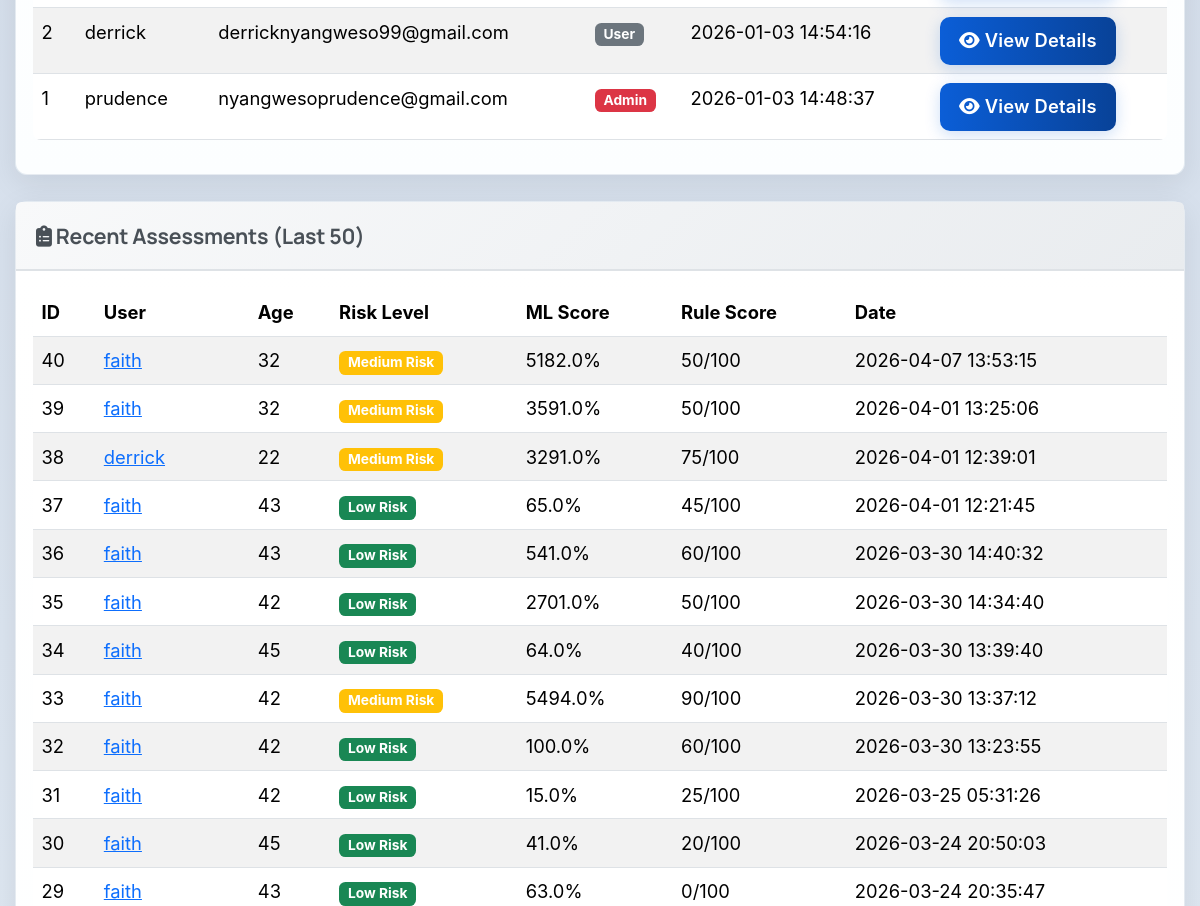
Page /admin (signed in, middle part) on the earlier database version.
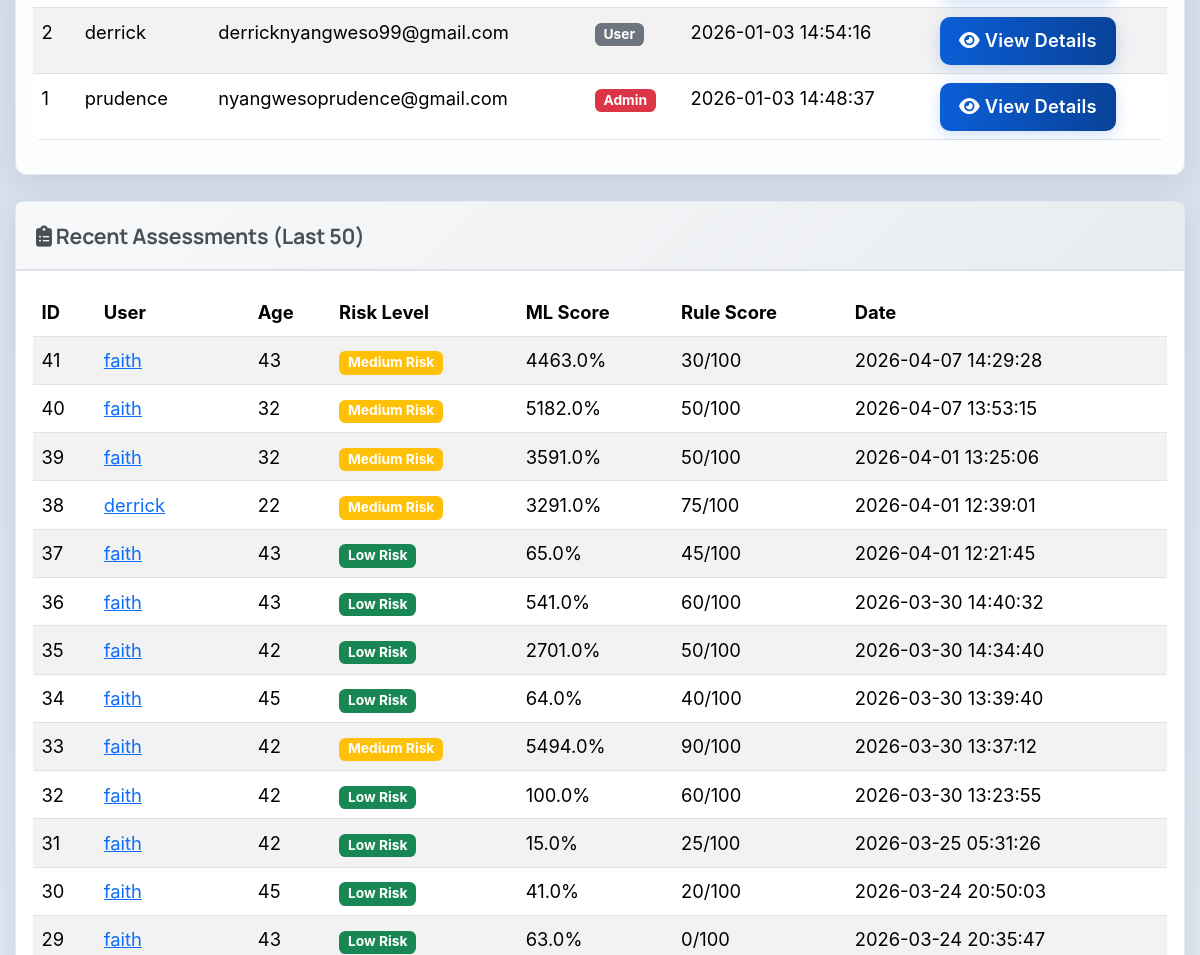
Same page on the later database version.
### tables this page shows
CREATE TABLE users (
            id INTEGER PRIMARY KEY AUTOINCREMENT,
            username TEXT UNIQUE NOT NULL,
            email TEXT UNIQUE NOT NULL,
            password TEXT NOT NULL,
            created_at TIMESTAMP DEFAULT CURRENT_TIMESTAMP
        , is_admin INTEGER DEFAULT 0);

CREATE TABLE assessments (
            id INTEGER PRIMARY KEY AUTOINCREMENT,
            user_id INTEGER NOT NULL,
            age INTEGER,
            gender TEXT,
            marital_status TEXT,
            employment_status TEXT,
            income REAL,
            children INTEGER,
            education_level TEXT,
            residence_type TEXT,
            chronic_illness TEXT,
            family_size INTEGER,
            healthcare_knowledge TEXT,
            hospital_visit_gap REAL,
            routine_checkups INTEGER,
            cancer_screening INTEGER,
            dental_checkup INTEGER,
            mental_health_support INTEGER,
            risk_level TEXT,
            probability REAL,
            created_at TIMESTAMP DEFAULT CURRENT_TIMESTAMP, rule_based_score INTEGER DEFAULT 0, rule_based_category TEXT DEFAULT "Unknown",
            FOREIGN KEY (user_id) REFERENCES users (id)
        );

### app.py (the view)
@app.route('/admin')
@admin_required
def admin_dashboard():
    conn = get_db_connection()
    users = conn.execute('SELECT * FROM users ORDER BY created_at DESC').fetchall()
    total_assessments = conn.execute('SELECT COUNT(*) as count FROM assessments').fetchone()['count']
    recent_assessments = conn.execute('''
        SELECT a.*, u.username, u.email
        FROM assessments a
        JOIN users u ON a.user_id = u.id
        ORDER BY a.created_at DESC
        LIMIT 50
    ''').fetchall()
    conn.close()
    return render_template('admin_dashboard.html',
                          username=session.get('username'),
                          users=users,
                          total_assessments=total_assessments,
                          recent_assessments=recent_assessments)

### app.py (called while the page is built)
@app.context_processor
def inject_assessment_results():
    return {
        'has_results': session.get('assessment_result') is not None,
        'assessment_result': session.get('assessment_result'),
        'assessment_user_data': session.get('user_data')
    }

def get_db_connection():
    conn = sqlite3.connect(DATABASE)
    conn.row_factory = sqlite3.Row
    return conn

def is_admin():
    return bool(session.get('logged_in')) and session.get('is_admin', 0) == 1

def admin_required(f):
    from functools import wraps
    @wraps(f)
    def decorated_function(*args, **kwargs):
        if not session.get('logged_in'):
            flash('Please log in to access this page.', 'warning')
            return redirect(url_for('login'))
        if not is_admin():
            flash('Access denied. Admin privileges required.', 'danger')
            return redirect(url_for('index'))
        return f(*args, **kwargs)
    return decorated_function

### templates/admin_dashboard.html (shortened to what this page needs)
{% extends 'base.html' %}
{% block extra_css %}
<link rel="stylesheet" href="{{ url_for('static', filename='css/admin.css') }}">
{% endblock %}
{% block content %}
<div class="container mt-5">
    <div class="card mb-4">
        <div class="card-body">
            <div class="table-responsive">
                <table class="table table-striped table-hover">
                    <tbody>
                        {% for user in users %}
                        <tr>
                            <td>{{ user.id }}</td>
                            <td>{{ user.username }}</td>
                            <td>{{ user.email }}</td>
                            <td>
                                {% if user.is_admin == 1 %}
                                <span class="badge bg-danger">Admin</span>
                                {% else %}
                                <span class="badge bg-secondary">User</span>
                                {% endif %}
                            </td>
                            <td>{{ user.created_at }}</td>
                            <td>
                                <a href="{{ url_for('admin_view_user', user_id=user.id) }}" class="btn btn-sm btn-primary">
                                    <i class="fas fa-eye"></i> View Details
                                </a>
                            </td>
                        </tr>
                        {% endfor %}
                    </tbody>
                </table>
            </div>
        </div>
    </div>
    <div class="card">
        <div class="card-header">
            <h5><i class="fas fa-clipboard-list"></i> Recent Assessments (Last 50)</h5>
        </div>
        <div class="card-body">
            <div class="table-responsive">
                <table class="table table-striped table-hover">
                    <thead>
                        <tr>
                            <th>ID</th>
                            <th>User</th>
                            <th>Age</th>
                            <th>Risk Level</th>
                            <th>ML Score</th>
                            <th>Rule Score</th>
                            <th>Date</th>
                        </tr>
                    </thead>
                    <tbody>
                        {% for assessment in recent_assessments %}
                        <tr>
                            <td>{{ assessment.id }}</td>
                            <td>
                                <a href="{{ url_for('admin_view_user', user_id=assessment.user_id) }}">
                                    {{ assessment.username }}
                                </a>
                            </td>
                            <td>{{ assessment.age }}</td>
                            <td>
                                {% if assessment.risk_level == 'High Risk' %}
                                <span class="badge bg-danger">{{ assessment.risk_level }}</span>
                                {% elif assessment.risk_level == 'Medium Risk' %}
                                <span class="badge bg-warning">{{ assessment.risk_level }}</span>
                                {% else %}
                                <span class="badge bg-success">{{ assessment.risk_level }}</span>
                                {% endif %}
                            </td>
                            <td>{{ (assessment.probability * 100)|round(1) }}%</td>
                            <td>{{ assessment.rule_based_score }}/100</td>
                            <td>{{ assessment.created_at }}</td>
                        </tr>
                        {% endfor %}
                    </tbody>
                </table>
            </div>
        </div>
    </div>
</div>
{% endblock %}

Differences in the rows shown:
added assessments: id "41", username "faith", age "43", risk_level "Medium Risk", (assessment.probability*100)|round(1) "4463.0", rule_based_score "30", created_at "2026-04-07 14:29:28"
